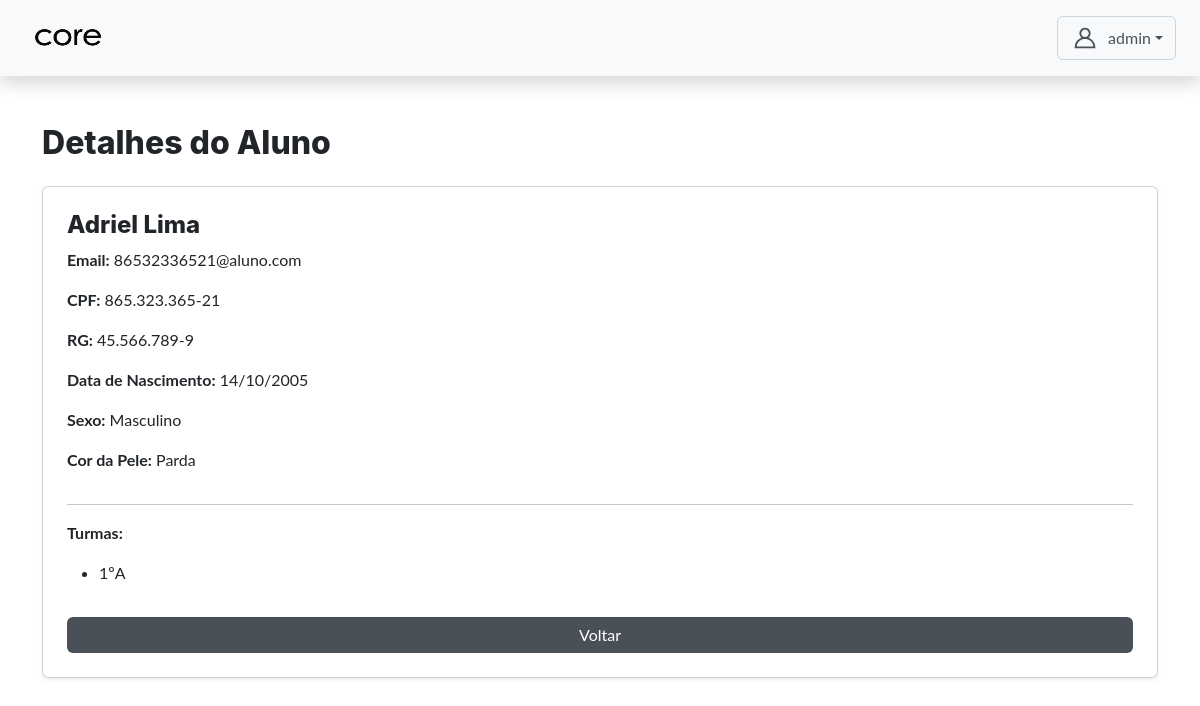
The app's page /autenticacao/admin/aluno_crud/alunos/7/ver/ (signed in), older data.
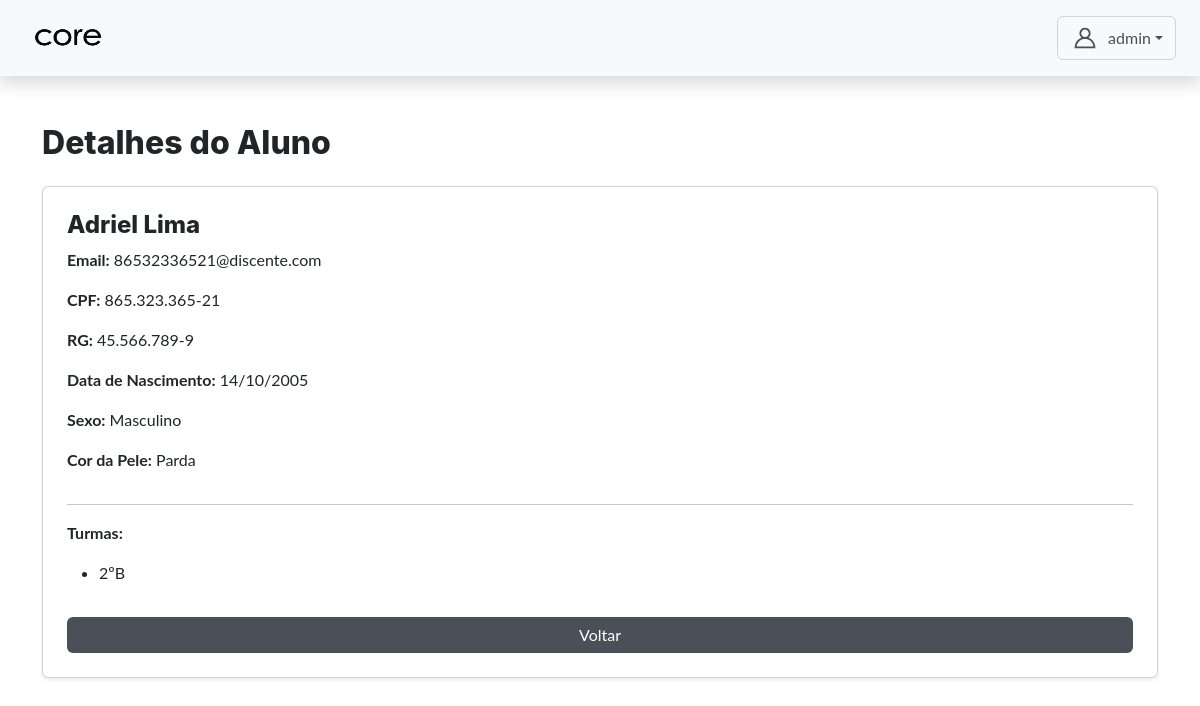
The same page, newer data.
### core/models.py (models this page shows, shortened)
class CustomUser(AbstractUser):
    TIPO_CHOICES = (
        ('admin', 'Admin'),
        ('professor', 'Professor'),
        ('aluno', 'Aluno'),
    )
    tipo = models.CharField(max_length=10, choices=TIPO_CHOICES, default='admin')
    data_nascimento = models.DateField(null=True, blank=True)
    cpf = models.CharField(max_length=14, unique=True, null=True, blank=True)
    rg = models.CharField(max_length=12, unique=True, null=True, blank=True)
    SEXO_CHOICES = [
    ('M', 'Masculino'),
    ('F', 'Feminino'),
]
    COR_PELE_CHOICES = [
    ('branca', 'Branca'),
    ('preta', 'Preta'),
    ('parda', 'Parda'),
    ('amarela', 'Amarela'),
    ('indigena', 'Indígena'),
]
    sexo = models.CharField(max_length=1, choices=SEXO_CHOICES, null=True, blank=True)
    cor_pele = models.CharField(max_length=20, choices=COR_PELE_CHOICES, null=True, blank=True)
    senha_temporaria = models.BooleanField(default=False)

class Turma(models.Model):
    nome = models.CharField(max_length=50, unique=True)

### autenticacao/views.py (the view)
# urls.py: path('admin/aluno_crud/alunos/<int:aluno_id>/ver/', views.ver_detalhes_aluno, name='ver_detalhes_aluno'),
@login_required
def ver_detalhes_aluno(request, aluno_id):
    if request.user.tipo != 'admin':
        messages.error(request, "Acesso negado.")
        return redirect('login')
    aluno = get_object_or_404(CustomUser, id=aluno_id, tipo='aluno')
    turmas = Turma.objects.filter(alunoturma__aluno=aluno)
    return render(request, 'admin/aluno_crud/detalhes_aluno.html', {
        'aluno': aluno,
        'turmas': turmas
    })

### templates/admin/aluno_crud/detalhes_aluno.html (shortened to what this page needs)
{% extends 'base.html' %}
{% load static %}
    {% block content %}
      <h2>Detalhes do Aluno</h2>
      <div class="card p-4 shadow-sm mt-4">
        <h4>{{ aluno.get_full_name }}</h4>
        <p><strong>Email:</strong> {{ aluno.email }}</p>
        {% with cpf=aluno.cpf %}
          <p><strong>CPF:</strong> {{ cpf|slice:":3" }}.{{ cpf|slice:"3:6" }}.{{ cpf|slice:"6:9" }}-{{ cpf|slice:"9:" }}</p>
        {% endwith %}
        {% with rg=aluno.rg %}
          <p><strong>RG:</strong> {{ rg|slice:":2" }}.{{ rg|slice:"2:5" }}.{{ rg|slice:"5:8" }}-{{ rg|slice:"8:" }}</p>
        {% endwith %}
        <p>
          <strong>Data de Nascimento:</strong>
          {{ aluno.data_nascimento|date:"d/m/Y"|default:"Não informada" }}
        </p>
        <p><strong>Sexo:</strong> {{ aluno.get_sexo_display }}</p>
        <p><strong>Cor da Pele:</strong> {{ aluno.get_cor_pele_display }}</p>
        <hr />
        <p><strong>Turmas:</strong></p>
        <ul>
          {% for turma in turmas %}
          <li>{{ turma.nome }}</li>
          {% empty %}
          <li>Nenhuma turma atribuída</li>
          {% endfor %}
        </ul>
        <a href="{% url 'gerenciar_alunos' %}" class="btn btn-secondary mt-3"
          >Voltar</a
        >
      </div>
    {% endblock content %}

Row changes from the older to the newer data that the page shows:
no longer on this page (row unchanged): Turma: nome "1ºA"
changed CustomUser "Adriel Lima": email "86532336521@aluno.com" → "86532336521@discente.com"
now on this page (row unchanged): Turma: nome "2ºB"
